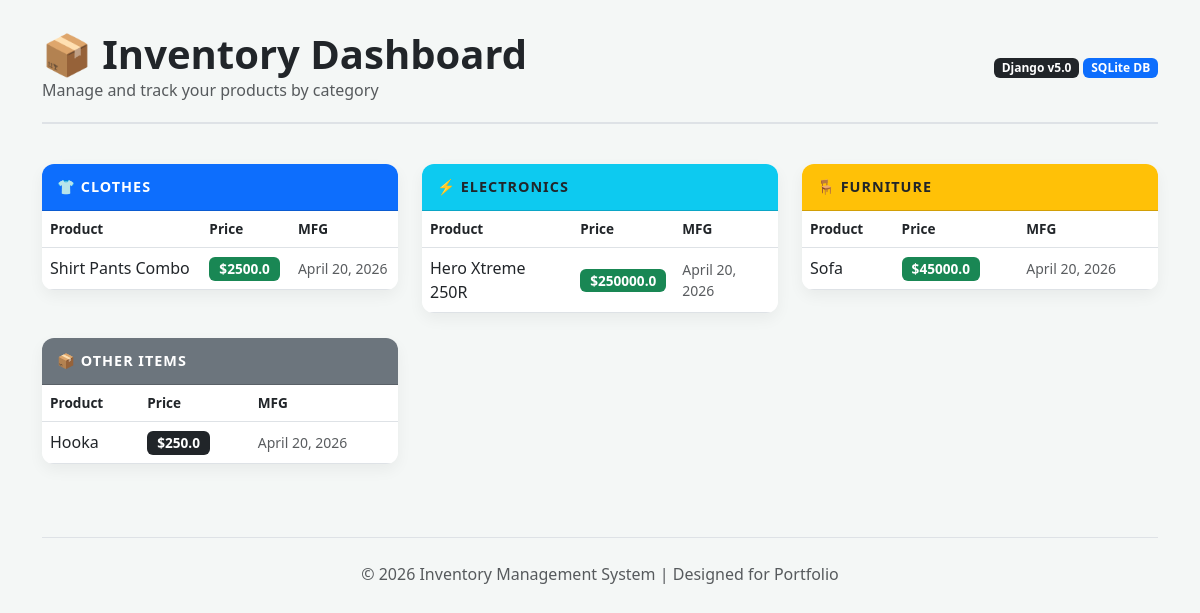
/home/, run on the app's committed database.
### testapp/models.py (models this page shows)
class Products(models.Model):
    STATUS_CHOICES = [
        ('EL', 'Electronics'),
        ('FU', 'Furniture'),
        ('CL', 'Clothing'),
        ('OT', 'Other'),
    ]
    status = models.CharField(max_length=2, choices=STATUS_CHOICES, default='EL')
    product_id = models.IntegerField()
    product_name = models.CharField(max_length=25)
    price = models.FloatField()
    insurance = models.BooleanField(default=False)
    mfg = models.DateField()

### testapp/views.py (the view)
# urls.py: path('home/', views.home_view, name='home'),
def home_view(request):
    clothes = Products.objects.filter(status='CL')
    electronics = Products.objects.filter(status='EL')
    furniture = Products.objects.filter(status='FU')
    other = Products.objects.filter(status='OT')
    context = {
        'clothes': clothes,
        'electronics': electronics,
        'furniture': furniture,
        'other':other,
    }
    return render(request, 'testapp/home.html', context)

### templates/testapp/home.html (shortened to what this page needs)
<!DOCTYPE html>
<html lang="en">
<head>
    <link href="https://cdn.jsdelivr.net/npm/bootstrap@5.3.0/dist/css/bootstrap.min.css" rel="stylesheet">
</head>
<body>
<div class="container">
    <div class="main-header d-flex justify-content-between align-items-center">
        <div>
            <h1 class="display-6 fw-bold text-dark mb-0">📦 Inventory Dashboard</h1>
            <p class="text-muted mb-0">Manage and track your products by category</p>
        </div>
        <div class="text-end">
            <span class="badge bg-dark">Django v5.0</span>
            <span class="badge bg-primary">SQLite DB</span>
        </div>
    </div>
    <div class="row">
        <div class="col-md-6 col-lg-4">
            <div class="card">
                <div class="card-header bg-primary text-white">👕 Clothes</div>
                <div class="card-body p-0">
                    <table class="table table-hover mb-0">
                        <thead>
                            <tr>
                                <th>Product</th>
                                <th>Price</th>
                                <th>MFG</th>
                            </tr>
                        </thead>
                        <tbody>
                            {% for p in clothes %}
                            <tr>
                                <td>{{ p.product_name }}</td>
                                <td><span class="badge bg-success badge-price">${{ p.price }}</span></td>
                                <td class="text-muted small">{{ p.mfg }}</td>
                            </tr>
                            {% empty %}
                            <tr><td colspan="3" class="text-center py-4 text-muted">No Clothes in Stock</td></tr>
                            {% endfor %}
                        </tbody>
                    </table>
                </div>
            </div>
        </div>
        <div class="col-md-6 col-lg-4">
            <div class="card">
                <div class="card-header bg-info text-dark">⚡ Electronics</div>
                <div class="card-body p-0">
                    <table class="table table-hover mb-0">
                        <thead>
                            <tr>
                                <th>Product</th>
                                <th>Price</th>
                                <th>MFG</th>
                            </tr>
                        </thead>
                        <tbody>
                            {% for p in electronics %}
                            <tr>
                                <td>{{ p.product_name }}</td>
                                <td><span class="badge bg-success badge-price">${{ p.price }}</span></td>
                                <td class="text-muted small">{{ p.mfg }}</td>
                            </tr>
                            {% empty %}
                            <tr><td colspan="3" class="text-center py-4 text-muted">No Electronics in Stock</td></tr>
                            {% endfor %}
                        </tbody>
                    </table>
                </div>
            </div>
        </div>
        <div class="col-md-6 col-lg-4">
            <div class="card">
                <div class="card-header bg-warning text-dark">🪑 Furniture</div>
                <div class="card-body p-0">
                    <table class="table table-hover mb-0">
                        <thead>
                            <tr>
                                <th>Product</th>
                                <th>Price</th>
                                <th>MFG</th>
                            </tr>
                        </thead>
                        <tbody>
                            {% for p in furniture %}
                            <tr>
                                <td>{{ p.product_name }}</td>
                                <td><span class="badge bg-success badge-price">${{ p.price }}</span></td>
                                <td class="text-muted small">{{ p.mfg }}</td>
                            </tr>
                            {% empty %}
                            <tr><td colspan="3" class="text-center py-4 text-muted">No Furniture in Stock</td></tr>
                            {% endfor %}
                        </tbody>
                    </table>
                </div>
            </div>
        </div>
        <div class="col-md-6 col-lg-4">
            <div class="card">
                <div class="card-header bg-secondary text-white">📦 Other Items</div>
                <div class="card-body p-0">
                    <table class="table table-hover mb-0">
                        <thead>
                            <tr>
                                <th>Product</th>
                                <th>Price</th>
                                <th>MFG</th>
                            </tr>
                        </thead>
                        <tbody>
                            {% for p in other %}
                            <tr>
                                <td>{{ p.product_name }}</td>
                                <td><span class="badge bg-dark badge-price">${{ p.price }}</span></td>
                                <td class="text-muted small">{{ p.mfg }}</td>
                            </tr>
                            {% empty %}
                            <tr><td colspan="3" class="text-center py-4 text-muted">No Other Items</td></tr>
                            {% endfor %}
                        </tbody>
                    </table>
                </div>
            </div>
        </div>
    </div> <footer class="mt-5 pt-4 text-muted border-top text-center">
        <p>&copy; 2026 Inventory Management System | Designed for Portfolio</p>
    </footer>
</div>
</body>
</html>

### templates/testapp/home.html (style rules this page uses)
body { background-color: #f4f7f6; padding-top: 30px; font-family: 'Segoe UI', Tahoma, Geneva, Verdana, sans-serif; }
.card { border: none; border-radius: 12px; box-shadow: 0 6px 15px rgba(0,0,0,0.05); transition: transform 0.2s; margin-bottom: 25px; overflow: hidden; }
.card-header { font-weight: bold; text-transform: uppercase; letter-spacing: 1px; font-size: 0.9rem; padding: 12px 15px; }
.table thead { background-color: #f8f9fa; font-size: 0.85rem; }
.table td { vertical-align: middle; }
.badge-price { font-size: 0.85rem; padding: 5px 10px; }
.main-header { margin-bottom: 40px; border-bottom: 2px solid #dee2e6; padding-bottom: 20px; }

### data on the page
Products: product_name "Shirt Pants Combo", price "2500.0", mfg "April 20, 2026"
Products: product_name "Hero Xtreme 250R", price "250000.0", mfg "April 20, 2026"
Products: product_name "Sofa", price "45000.0", mfg "April 20, 2026"
Products: product_name "Hooka", price "250.0", mfg "April 20, 2026"
